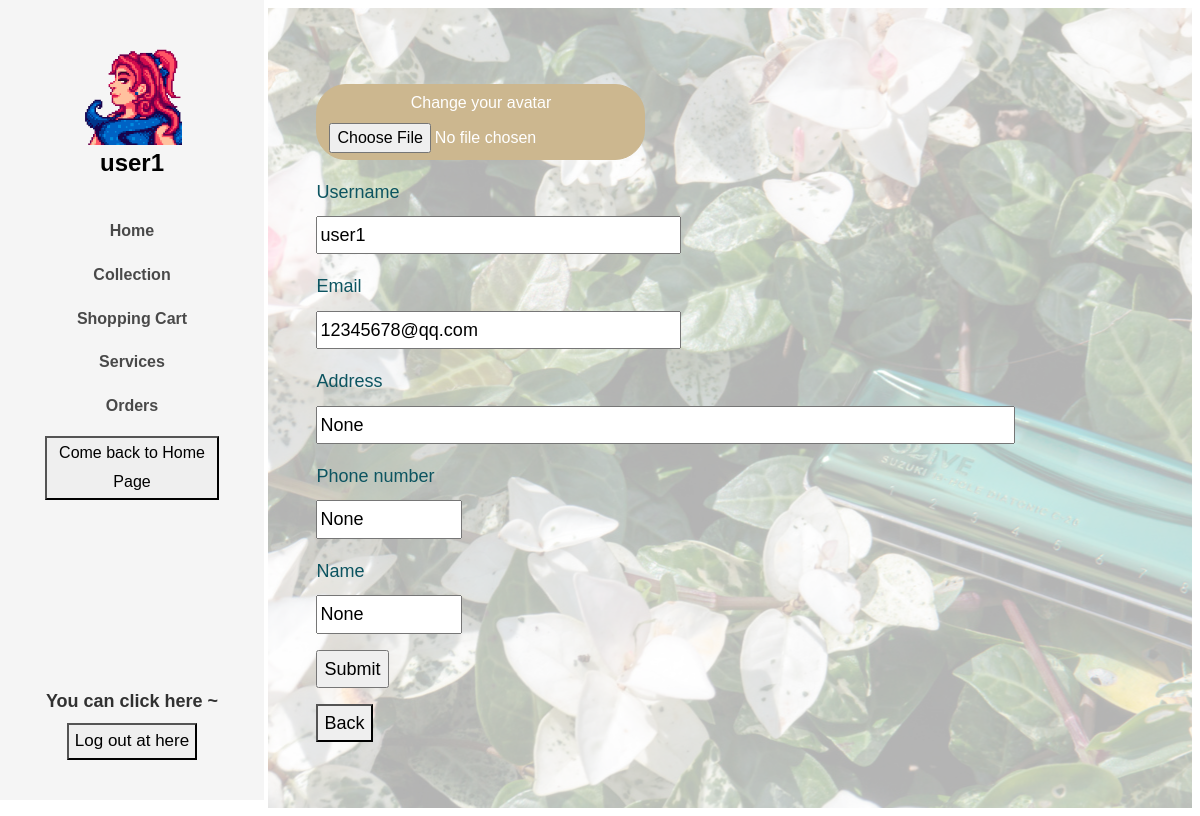
The app's page /modify (signed in) with its own data.
### app/models.py (models this page shows, shortened)
class User(db.Model):
    __tablename__ = "user"
    __table_args__ = {'extend_existing': True}
    id = db.Column(db.Integer, primary_key=True)
    user_name = db.Column(db.String(32), unique=True, nullable=False)
    password_hash = db.Column(db.String(64), nullable=False)
    email = db.Column(db.String(64), nullable=False)
    register_time = db.Column(db.DateTime, default=datetime.now)
    gender = db.Column(db.String(10), nullable=True)
    icon = db.Column(db.String(128), nullable=True)
    introduction = db.Column(db.String(64), nullable=True)
    authority = db.Column(db.Integer, default=0, nullable=False)
    money = db.Column(db.Integer, default=0, nullable=False)

class Profile(db.Model):
    __tablename__ = "profile"
    __table_args__ = {'extend_existing': True}
    id = db.Column(db.Integer, primary_key=True)
    user_id = db.Column(db.Integer, db.ForeignKey('user.id'))
    address = db.Column(db.String(64), nullable=True)
    phone_num = db.Column(db.String(11), nullable=True)
    name = db.Column(db.String(11), nullable=True)

### app/routes.py (the view, shortened to what this page needs)
@app.route('/modify', methods=['GET', 'POST'])
def modify():
    user = User.query.filter(User.user_name == session.get('USERNAME')).first()
    user_icon = setIcon()
    profile = Profile.query.filter(Profile.user_id == user.id).first()
    form = UpdateForm()
    ava_dir = Config.AVA_UPLOAD_DIR
    return render_template('modify.html', islogin=islogined(), user=user, icon=user_icon, profile=profile, form=form)

### app/forms.py
class UpdateForm(FlaskForm):
	avatar = FileField('Change your avatar', validators = [FileAllowed(['jpg','jpeg','png'], 'Only pictures please')])
	username = StringField('Username', validators=[DataRequired()])
	email = StringField('Email', validators=[DataRequired(),Regexp(regex='^\w+((-\w+)|(\.\w+))*\@[A-Za-z0-9]+((\.|-)[A-Za-z0-9]+)*\.[A-Za-z0-9]+$')])
	address = StringField('Address')
	phone_num = StringField('Phone number')
	name = StringField('Name')
	submit = SubmitField('Submit')

### app/functions.py (called while the page is built)
def islogined():
    if session.get('USERNAME'):
        return True
    else:
        return False

### app/routes.py (called while the page is built)
def setIcon():
    if islogined():
        user = User.query.filter(User.user_name == session.get('USERNAME')).first()
        user_icon = user.icon
        if user_icon != None:
            icon = user.icon
            user_icon = url_for('static', filename='uploaded_AVA/' + icon)
        else:
            user_icon = 'NULL'
    else:
        user_icon = 'NULL'
    return user_icon

### app/templates/modify.html (shortened to what this page needs)
<!DOCTYPE html>
<html lang="en">
  <head>
    <link rel="stylesheet" href="../static/css/open-iconic-bootstrap.min.css">
    <link rel="stylesheet" href="../static/css/animate.css">
    <link rel="stylesheet" href="../static/css/owl.carousel.min.css">
    <link rel="stylesheet" href="../static/css/owl.theme.default.min.css">
    <link rel="stylesheet" href="../static/css/magnific-popup.css">
    <link rel="stylesheet" href="../static/css/aos.css">
    <link rel="stylesheet" href="../static/css/ionicons.min.css">
    <link rel="stylesheet" href="../static/css/bootstrap-datepicker.css">
    <link rel="stylesheet" href="../static/css/jquery.timepicker.css">
    <link rel="stylesheet" href="../static/css/flaticon.css">
    <link rel="stylesheet" href="../static/css/icomoon.css">
    <link rel="stylesheet" href="../static/css/style-per.css">
  </head>
  <body>
	<div id="colorlib-page">
		<aside id="colorlib-aside" role="complementary" class="js-fullheight text-center">
			<h1 id="colorlib-logo"><a href="home.html">
                <span>
                    {% if icon == "NULL" %}
                        <img src='{{ avatars.default(size='l') }}' alt="" width=100 height=100>
                    {% else %}
                        <img src='{{ icon }}' alt="" width=100 height=100>
                    {% endif %}
            </span><br>
                {{user.user_name}}</a></h1>
			<nav id="colorlib-main-menu" role="navigation">
				<ul>
					<li><a href="http://127.0.0.1:5000/home">Home</a></li>
					<li><a href="http://127.0.0.1:5000/collection">Collection</a></li>
					<li><a href="http://127.0.0.1:5000/ShoppingCart">Shopping Cart</a></li>
					<li><a href="http://127.0.0.1:5000/contact">Services</a></li>
                    <li><a href="http://127.0.0.1:5000/Orders">Orders</a></li>
                    <li><button onclick="location.href='http://127.0.0.1:5000/main_page'">Come back to Home Page</button> </li>
				</ul>
			</nav>
			<div class="colorlib-footer">
				<h3>You can click here ~</h3>
				<div class="d-flex justify-content-center">
					<form action="#" class="colorlib-subscribe-form">
            <div class="form-group d-flex">
            	<button onclick="clickToLogout();">Log out at here</button>
            </div>
          </form>
				</div>
			</div>
		</aside>
        <div id="colorlib-main">
			<section class="ftco-section-no-padding bg-light">
				<div class="hero-wrap">
                <div class="back">
                <div class="back-color">
					<div class="d-flex align-items-center js-fullheight">
						<div class="author-info text p-3 p-md-5">
							<div class="desc">
                            <div id="modify">
                                <form action="" method="post" enctype="multipart/form-data" novalidate>
                                <p class='btn btn-primary' style="margin-top: 10px">
                                    {{ form.avatar.label }}<br>
                                    {{ form.avatar(size=12) }}
                                </p>
                                <p>
                                    {{ form.username.label }}<br>
                                    {{ form.username(size=32,value=user.user_name) }}
                                </p>
                                <p>
                                    {{ form.email.label }}<br>
                                    {{ form.email(size=32,value=user.email) }}
                                </p>
                                <p>
                                    {{ form.address.label }}<br>
                                    {{ form.address(size=64,value=profile.address) }}
                                </p>
                                <p>
                                    {{ form.phone_num.label }}<br>
                                    {{ form.phone_num(size=11,value=profile.phone_num) }}
                                </p>
                                <p> {{ form.name.label }}<br>
                                    {{ form.name(size=11,value=profile.name) }}</p>
                                <p>{{ form.submit(class="form_but") }}</p>
                            </form>
                            <button onclick="change2();">Back</button>
	                        </div>
                            </div>
						</div>
					</div>
                </div>
				</div>
            </div>
			</section>
		</div>
    </div>
  </body>
</html>

### records on screen
User: user_name "user1", email "12345678@qq.com"
Profile: address "None", phone_num "None", name "None"
